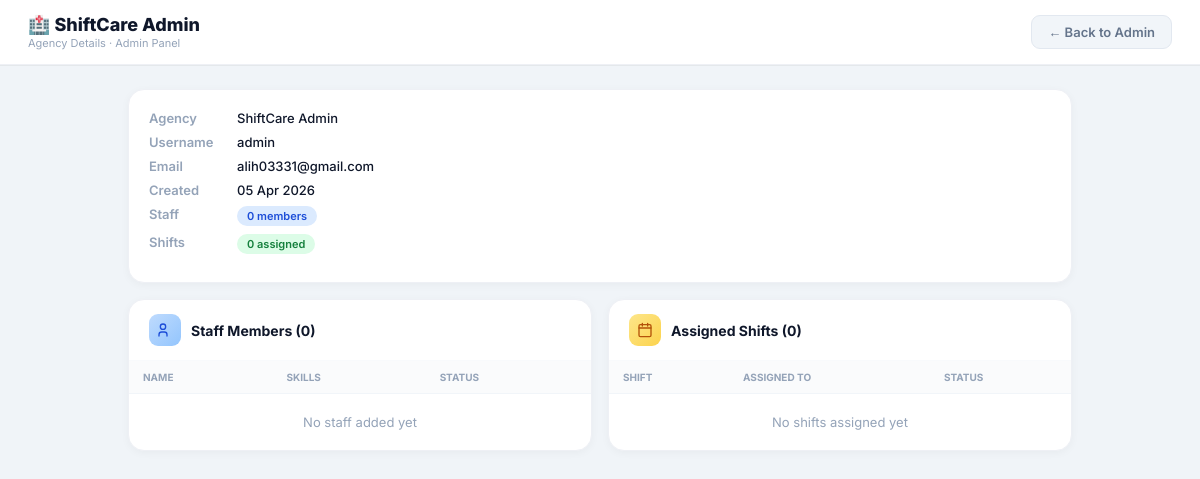
Before: /admin/view_agency/1 (signed in) with the older database file.
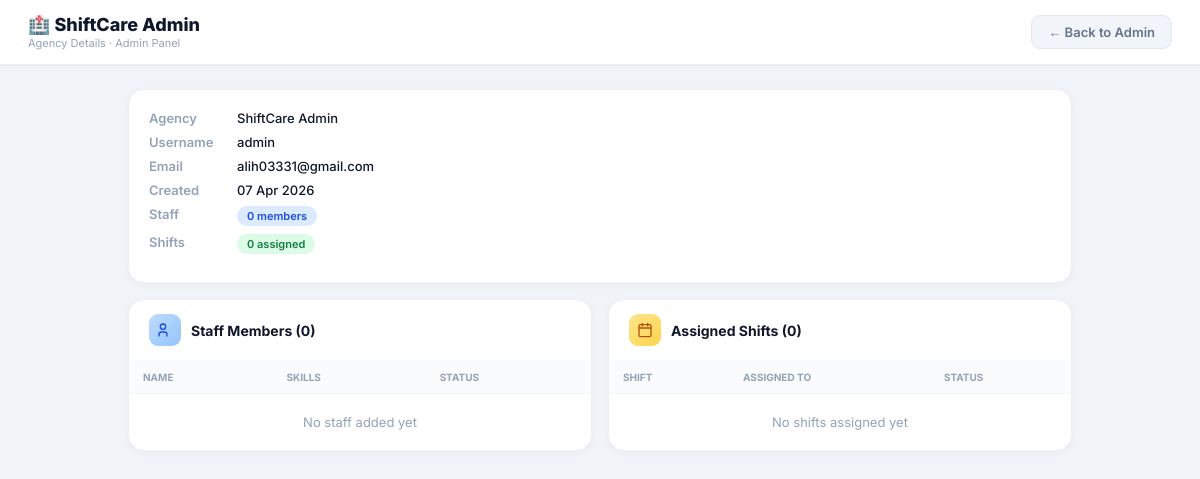
After: the same page with the newer database file.
### app.py (models this page shows, shortened)
class Agency(db.Model):
    id = db.Column(db.Integer, primary_key=True)
    name = db.Column(db.String(100), nullable=False)
    username = db.Column(db.String(50), unique=True, nullable=False)
    password = db.Column(db.String(100), nullable=False)
    email = db.Column(db.String(100), nullable=False)
    created_at = db.Column(db.DateTime, default=datetime.utcnow)
    is_admin = db.Column(db.Boolean, default=False)
    plan = db.Column(db.String(20), default="trial")
    trial_ends = db.Column(db.DateTime, default=lambda: datetime.utcnow() + timedelta(days=14))
    subscription_active = db.Column(db.Boolean, default=True)
    stripe_customer_id = db.Column(db.String(100), nullable=True)
    stripe_subscription_id = db.Column(db.String(100), nullable=True)
    carers = db.relationship("Carer", backref="agency", lazy=True, cascade="all, delete-orphan")
    shifts = db.relationship("Shift", backref="agency", lazy=True, cascade="all, delete-orphan")

### app.py (the view)
@app.route("/admin/view_agency/<int:agency_id>")
def view_agency(agency_id):
    if not session.get("is_admin"):
        return redirect("/login")
    agency = Agency.query.get(agency_id)
    carers = Carer.query.filter_by(agency_id=agency_id).all()
    shifts = Shift.query.filter_by(agency_id=agency_id).all()
    return render_template("admin_view.html", agency=agency, carers=carers, shifts=shifts)

### templates/admin_view.html (shortened to what this page needs)
<!DOCTYPE html>
<html lang="en">
<head>
</head>
<body>
<div class="topbar">
  <div>
    <div class="page-title">🏥 {{ agency.name }}</div>
    <div class="page-sub">Agency Details · Admin Panel</div>
  </div>
  <a href="/admin" class="back-btn">← Back to Admin</a>
</div>
<div class="content">
  <div class="info-card">
    <div class="info-row"><div class="info-label">Agency</div><div class="info-value">{{ agency.name }}</div></div>
    <div class="info-row"><div class="info-label">Username</div><div class="info-value">{{ agency.username }}</div></div>
    <div class="info-row"><div class="info-label">Email</div><div class="info-value">{{ agency.email }}</div></div>
    <div class="info-row"><div class="info-label">Created</div><div class="info-value">{{ agency.created_at.strftime('%d %b %Y') }}</div></div>
    <div class="info-row">
      <div class="info-label">Staff</div>
      <div class="info-value"><span class="badge bg-blue">{{ carers|length }} members</span></div>
    </div>
    <div class="info-row">
      <div class="info-label">Shifts</div>
      <div class="info-value"><span class="badge bg-green">{{ shifts|length }} assigned</span></div>
    </div>
  </div>
  <div class="grid-2">
    <div class="card">
      <div class="card-head">
        <div class="chi chi-blue">
          <svg width="16" height="16" viewBox="0 0 24 24" fill="none"><circle cx="9" cy="7" r="4" stroke="#1d4ed8" stroke-width="2"/><path d="M3 21v-2a4 4 0 014-4h4a4 4 0 014 4v2" stroke="#1d4ed8" stroke-width="2" stroke-linecap="round"/></svg>
        </div>
        <div><div class="cht">Staff Members ({{ carers|length }})</div></div>
      </div>
      <table>
        <tr><th>Name</th><th>Skills</th><th>Status</th></tr>
        {% if carers|length == 0 %}
        <tr><td colspan="3" class="empty">No staff added yet</td></tr>
        {% endif %}
      </table>
    </div>
    <div class="card">
      <div class="card-head">
        <div class="chi chi-amber">
          <svg width="16" height="16" viewBox="0 0 24 24" fill="none"><rect x="3" y="4" width="18" height="18" rx="2" stroke="#b45309" stroke-width="2"/><path d="M3 9h18M8 2v4M16 2v4" stroke="#b45309" stroke-width="2" stroke-linecap="round"/></svg>
        </div>
        <div><div class="cht">Assigned Shifts ({{ shifts|length }})</div></div>
      </div>
      <table>
        <tr><th>Shift</th><th>Assigned To</th><th>Status</th></tr>
        {% if shifts|length == 0 %}
        <tr><td colspan="3" class="empty">No shifts assigned yet</td></tr>
        {% endif %}
      </table>
    </div>
  </div>
</div>
</body>
</html>

Changed rows visible on the page:
changed Agency "ShiftCare Admin": created_at "05 Apr 2026" → "07 Apr 2026"
